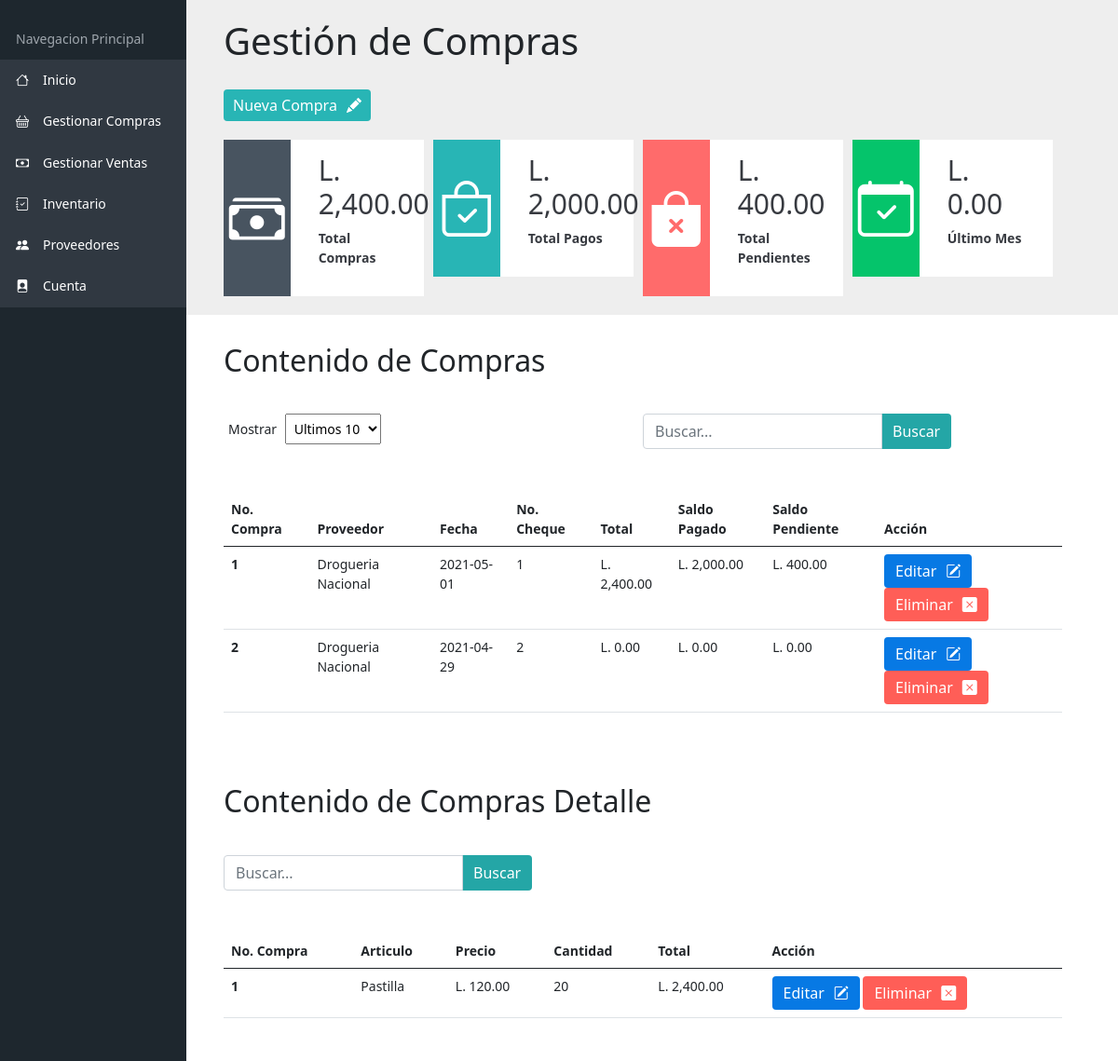
/centromedico/compra/index, run on the app's committed database.
### tables this page shows
CREATE TABLE `compras` (
  `IDcompra` int(11) NOT NULL,
  `IDproveedor` int(11) NOT NULL,
  `fecha` date NOT NULL,
  `numeroCheque` int(11) NOT NULL,
  `total` float NOT NULL,
  `saldoPagado` float NOT NULL
);

CREATE TABLE `proveedores` (
  `IDproveedor` int(11) NOT NULL,
  `Nombre` varchar(100) NOT NULL,
  `Direccion` varchar(50) NOT NULL,
  `Telefono` int(11) NOT NULL,
  `Correo` varchar(100) DEFAULT NULL,
  `saldoCrediticio` float NOT NULL
);

CREATE TABLE `comprasdetalle` (
  `IDcompra` int(11) NOT NULL,
  `IDarticulo` int(11) NOT NULL,
  `cantidad` float NOT NULL
);

CREATE TABLE `articulos` (
  `IDarticulo` int(11) NOT NULL,
  `codArticulo` varchar(50) NOT NULL,
  `Nombre` varchar(50) NOT NULL,
  `IDproveedor` int(11) NOT NULL,
  `precio` float NOT NULL,
  `impuesto` float NOT NULL,
  `existencias` int(11) NOT NULL,
  `limite` int(11) NOT NULL,
  `caducidad` date NOT NULL,
  `estante` int(11) NOT NULL
);

### centromedico/controllers/compraController.php (called while the page is built, shortened)
<?php
require_once 'models/compra.php';
class compraController{
    public function index(){
        $compra = new Compra();
        $compras = $compra->getAll();
        $compraD = new Compra();
        $comprasD = $compraD->getAllCD();
        $total = new Compra();
        $totalCompras = $total->totalCompras();
        $pagos = new Compra();
        $totalPagos = $pagos->totalPagos();
        $pendientes = new Compra();
        $totalpendientes = $pendientes->totalPendientes();
        $totalMes = new Compra();
        $totalComprasMes = $totalMes->totalComprasMes();
        require_once 'views/compra/view-compras.php';
    }
}
?>

### centromedico/config/db.php (called while the page is built)
<?php
class Database{
    public static function connect(){
        $db = new mysqli(
            'localhost',
            'root',
            '',
            'centromedico'
        );
        $db->query("SET NAMES 'utf8'");
        return $db;
    }
}
?>

### centromedico/models/compra.php (called while the page is built, shortened)
<?php
class Compra {
    public function __construct(){
        $this->db = Database::connect();
    }
    public function getAll(){
        $compras = $this->db->query("CALL spcompras();");
        return $compras;
    }
    public function getAllCD(){
        $compras = $this->db->query("CALL spcomprasdetalle();");
        return $compras;
    }
    public function totalCompras(){
        $compras = $this->db->query("SELECT * FROM vtotalcompras;");
        return $compras->fetch_object();
    }
    public function totalPagos(){
        $compras = $this->db->query("SELECT * FROM vtotalpagos;");
        return $compras->fetch_object();
    }
    public function totalPendientes(){
        $compras = $this->db->query("SELECT * FROM vtotalpendientes;");
        return $compras->fetch_object();
    }
    public function totalComprasMes(){
        $compras = $this->db->query("SELECT * FROM vtotalcomprasmes;");
        return $compras->fetch_object();
    }
}
?>

### centromedico/views/compra/view-compras.php (the view, shortened to what this page needs)
<div class="resumen-compras">
    <h1>Gestión de Compras</h1>
    <div class="row">
        <a href="<?=base_url?>compra/consultarProductos" class="btn btn-nuevo">Nueva Compra<i class="bi bi-pencil-fill"></i></a>
    </div>
    <div class="row tarjetas-compras">
        <div class="col-md-3">
            <div class="row tarjeta-d">
                <div class="col-md-4 icono t1">
                    <i class="bi bi-cash-stack"></i>
                </div>
                <div class="col-md-8 texto">
                    <h1>L. <?= number_format($totalCompras->total,2) ?></h1>
                    <p>Total Compras</p>
                </div>
            </div>
        </div>
        <div class="col-md-3">
            <div class="row tarjeta-d">
                <div class="col-md-4 icono t3">
                    <i class="bi bi-bag-check"></i>
                </div>
                <div class="col-md-8 texto">
                    <h1>L. <?= number_format($totalPagos->pagos,2) ?></h1>
                    <p>Total Pagos</p>
                </div>
            </div>
        </div>
        <div class="col-md-3">
            <div class="row tarjeta-d">
                <div class="col-md-4 icono t5">
                <i class="bi bi-bag-x-fill"></i>
                </div>
                <div class="col-md-8 texto">
                    <h1>L. <?= number_format($totalpendientes->pendiente,2) ?></h1>
                    <p>Total Pendientes</p>
                </div>
            </div>
        </div>
        <div class="col-md-3">
            <div class="row tarjeta-d">
                <div class="col-md-4 icono t4">
                    <i class="bi bi-calendar-check"></i>
                </div>
                <div class="col-md-8 texto">
                    <h1>L. <?= number_format($totalComprasMes->total,2) ?></h1>
                    <p>Último Mes</p>
                </div>
            </div>
        </div>
    </div>
</div>
<div class="contenido-tablas">
    <h2>Contenido de Compras</h2>
    <div class="row filtros">
        <div class="col-md-6 filtro-cantidad">
            <p>Mostrar</p>
            <select name="" id="">
                <option value="10">Ultimos 10</option>
            </select>
        </div>
        <div class="col-md-6 buscar">
            <form action="<?=base_url?>compra/consultarUno" method="POST">
                <div class="input-group mb-3">
                    <input type="number" class="form-control input-buscar" name="id" placeholder="Buscar..." required>
                    <input type="submit" class="input-group-text icono" id="" value="Buscar">
                </div>
            </form>
        </div>
    </div>
    <div class="row tabla">
        <table class="table table-hover  table-responsive">
            <thead>
                <tr>
                <th scope="col">No. Compra</th>
                <th scope="col">Proveedor</th>
                <th scope="col">Fecha</th>
                <th scope="col">No. Cheque</th>
                <th scope="col">Total</th>
                <th scope="col">Saldo Pagado</th>
                <th scope="col">Saldo Pendiente</th>
                <th scope="col">Acción</th>
                </tr>
            </thead>
            <tbody>
            <?php while($row = $compras->fetch_object()):?>
                <tr>
                    <th scope="row"> <?=$row->id; ?> </th>
                    <td> <?=$row->nombreP;?> </td>
                    <td> <?=$row->fecha;?> </td>
                    <td> <?=$row->cheque;?> </td>
                    <td>L. <?=number_format($row->total,2);?> </td>
                    <td>L. <?=number_format($row->saldo,2);?> </td>
                    <td>L. <?=number_format(($row->total-$row->saldo),2);?> </td>
                    <td>
                        <a href="<?=base_url?>compra/editarDatos&id=<?=$row->id?>" class="btn btn-editar">Editar<i class="bi bi-pencil-square"></i></a>
                        <a href="<?=base_url?>compra/eliminarDatos&id=<?=$row->id?>" class="btn btn-eliminar">Eliminar<i class="bi bi-x-square-fill"></i></a>
                    </td>
                </tr>
            <?php endwhile; ?>
            </tbody>
            </table>
    </div>
</div>
<div class="contenido-tablas">
    <h2>Contenido de Compras Detalle</h2>
    <div class="row filtros">
        <div class="col-md-6 buscar">
            <form action="<?=base_url?>compra/consultarUnoCD" method="POST">
                <div class="input-group mb-3">
                    <input type="number" class="form-control input-buscar" name="id" placeholder="Buscar..." required>
                    <input type="submit" class="input-group-text icono" id="" value="Buscar">
                </div>
            </form>
        </div>
    </div>
    <div class="row tabla">
        <table class="table table-hover  table-responsive">
            <thead>
                <tr>
                <th scope="col">No. Compra</th>
                <th scope="col">Articulo</th>
                <th scope="col">Precio</th>
                <th scope="col">Cantidad</th>
                <th scope="col">Total</th>
                <th scope="col">Acción</th>
                </tr>
            </thead>
            <tbody>
            <?php while($row = $comprasD->fetch_object()):?>
                <tr>
                    <th scope="row"> <?=$row->compra; ?> </th>
                    <td> <?=$row->articulo;?> </td>
                    <td>L. <?=number_format($row->precio,2);?> </td>
                    <td> <?=$row->cantidad;?> </td>
                    <td>L. <?=number_format($row->total,2);?> </td>
                    <td>
                        <a href="<?=base_url?>compra/editarDatosCD&id=<?=$row->compra?>&art=<?=$row->idart?>" class="btn btn-editar">Editar<i class="bi bi-pencil-square"></i></a>
                        <a href="<?=base_url?>compra/eliminarDatosCD&id=<?=$row->compra?>&art=<?=$row->idart?>" class="btn btn-eliminar">Eliminar<i class="bi bi-x-square-fill"></i></a>
                    </td>
                </tr>
            <?php endwhile; ?>
            </tbody>
            </table>
    </div>
</div>

### centromedico/views/layout/nav-lateral.php (shortened to what this page needs)
<!DOCTYPE html>
<html lang="en">
<head>
    <link rel="stylesheet" href="<?=base_url?>assets/css/bootstrap.css">
    <link rel="stylesheet" href="https://cdn.jsdelivr.net/npm/bootstrap-icons@1.4.1/font/bootstrap-icons.css">
    <link rel="stylesheet" href="<?=base_url?>assets/css/estilos.css">
</head>
<body>
    <main>
        <div class="menu-lateral">
            <p class="separador">Navegacion Principal</p>
            <a href="<?=base_url?>"><i class="bi bi-house"></i>Inicio</a>
            <a href="<?=base_url?>compra/index"><i class="bi bi-basket"></i>Gestionar Compras</a>
            <a href="<?=base_url?>venta/index"><i class="bi bi-cash"></i>Gestionar Ventas</a>
            <a href="<?=base_url?>inventario/index"><i class="bi bi-journal-check"></i>Inventario</a>
            <a href="#"><i class="bi bi-people-fill"></i>Proveedores</a>
            <a href="#"><i class="bi bi-file-person-fill"></i>Cuenta</a>
        </div>
        <div class="contenido">

### centromedico/index.php (shortened to what this page needs)
<?php
require_once 'config/db.php';
require_once 'views/layout/nav-lateral.php';
if(isset($_GET['controller'])){
    $nombre_controlador = $_GET['controller'].'Controller';
} elseif(!isset($_GET['controller']) && !isset($_GET['action']) ) {
    $nombre_controlador = controller_default;
} else {
    show_error();
    exit();
}
if(class_exists($nombre_controlador)){
    $controlador = new $nombre_controlador();
    if(isset($_GET['action']) && method_exists($controlador, $_GET['action'])){
        $action = $_GET['action'];
        $controlador->$action();
    } elseif(!isset($_GET['controller']) && !isset($_GET['action']) ) {
        $action_default = action_default;
        $controlador->$action_default();
    } else {
            show_error();
        }
    } else {
        show_error();
    }
require_once 'views/layout/footer.php';
?>

### centromedico/views/layout/footer.php (shortened to what this page needs)
</div>
</main>
</body>
</html>

### centromedico/assets/css/estilos.css (style rules this page uses)
* { padding: 0; margin: 0; box-sizing: border-box; }
body { font-size: 14px; }
.row { padding: 0; margin: 0; }
table { background: #fff; }
.btn { color: #fff; border: none; }
.btn i { margin-left: 10px; }
.btn-nuevo { display: inline-block; padding: 5px 10px; margin: 0; background: #28b5b5; color: #fff; width: auto; text-decoration: none; transition: all ease .3s; border: none; }
.btn-editar { background-color: #0779e4; }
.btn-eliminar { background-color: #ff5e57; }
input { padding: 5px; }
h1 { display: inline-block; padding-bottom: 20px; }
.menu-lateral { background: #1e272e; width: 15%; min-width: 200px; display: inline-block; height: 150vh; padding: 20px 0; position: fixed; }
.menu-lateral a, .menu-lateral p { background: #303841; border-left: 2px solid #303841; width: 100%; display: block; padding: 15px; text-align: left; color: #fff; text-decoration: none; font-size: 14px; line-height: 14px; transition: all .3s; }
.menu-lateral p { color: #9fa6ad; background: #1e272e; border-left: 2px solid#1e272e; margin: 0; }
.menu-lateral a i { padding-right: 15px; }
.contenido { padding-left: 15%; width: 100%; display: inline-block; padding-top: 20px; background: #eeeeee; }
.t1 { background: #485460; }
.t3 { background: #28b5b5; }
.t4 { background: #05c46b; }
.t5 { background: #ff6b6b; }
.resumen-compras { padding: 0 60px; margin: 0; }
.tarjetas-compras { padding: 20px 0; }
.resumen-compras .tarjeta-d { color: #fff; margin-right: 10px; }
.resumen-compras .tarjeta-d .icono { display: flex; align-items: center; }
.resumen-compras .tarjeta-d .icono i { display: inline-block; font-size: 60px; font-weight: 400; width: 100%; text-align: center; }
.resumen-compras .tarjeta-d .texto { background: #fff; color: #373a40; padding: 15px; }
.resumen-compras .tarjeta-d .texto h1 { font-size: 30px; padding: 0 15px; }
.resumen-compras .tarjeta-d .texto p { padding: 0 15px; font-weight: 600; }
.contenido .contenido-tablas { width: 100%; background: #fff; padding: 30px 60px; }
.contenido .contenido-tablas .filtros { padding: 30px 0; }
.contenido .contenido-tablas .filtros .filtro-cantidad p, .contenido .contenido-tablas .filtros .filtro-cantidad select { display: inline-block; padding: 5px; }
.contenido .contenido-tablas .filtros .buscar { display: flex; align-items: flex-start; }
.contenido-tablas .filtros .buscar .icono { background: #28b5b5; border: none; color: #fff; transition: all .3s ease; cursor: pointer; }
.contenido-tablas .filtros .buscar .icono { background: #24a6a6; }

### data on the page
compras: IDcompra "1", IDproveedor.Nombre "Drogueria Nacional", fecha "2021-05-01", numeroCheque "1", total "2,400.00", saldo "2,000.00", saldo "400.00"
compras: IDcompra "2", IDproveedor.Nombre "Drogueria Nacional", fecha "2021-04-29", numeroCheque "2", total "0.00", saldo "0.00"
comprasdetalle: IDcompra "1", IDarticulo.Nombre "Pastilla", IDarticulo.precio "120.00", cantidad "20", total "2,400.00"

### other printed values
$totalCompras->total "2,400.00"
$totalPagos->pagos "2,000.00"
$totalpendientes->pendiente "400.00"
$totalComprasMes->total "0.00"
